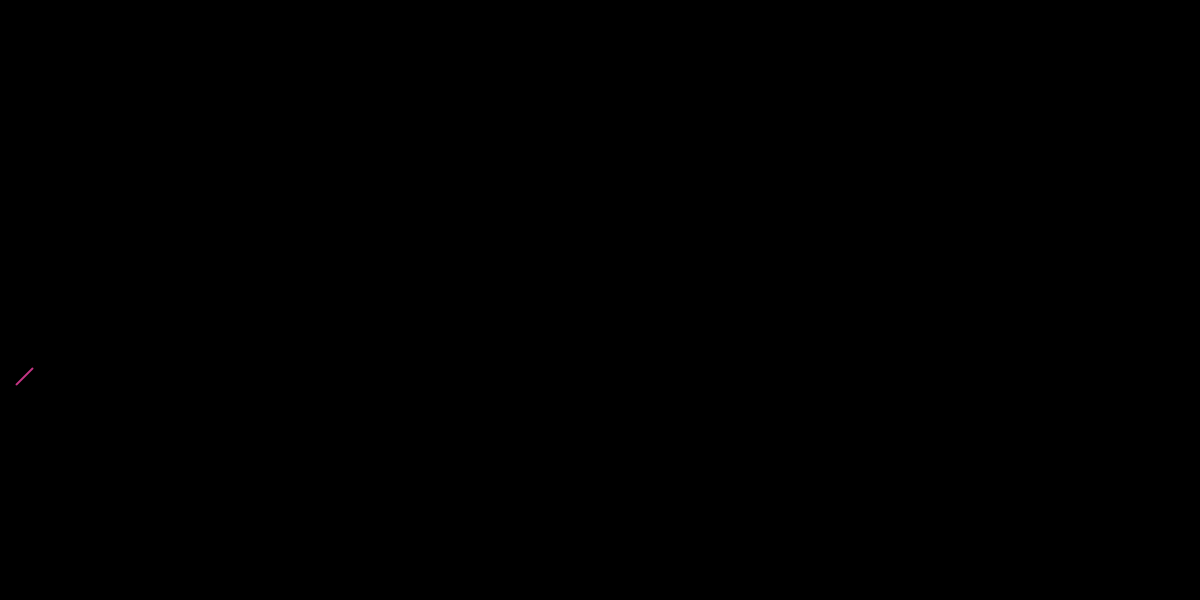
Frame 1 (no input)
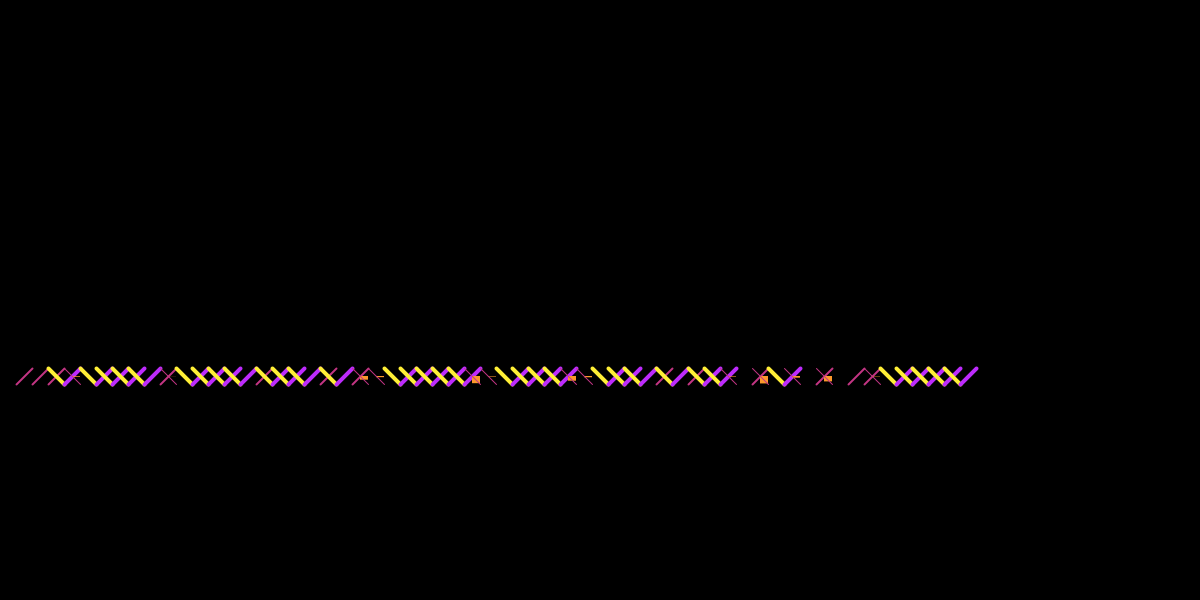
Frame 60 (the mouse pressed at the canvas centre just before this capture)
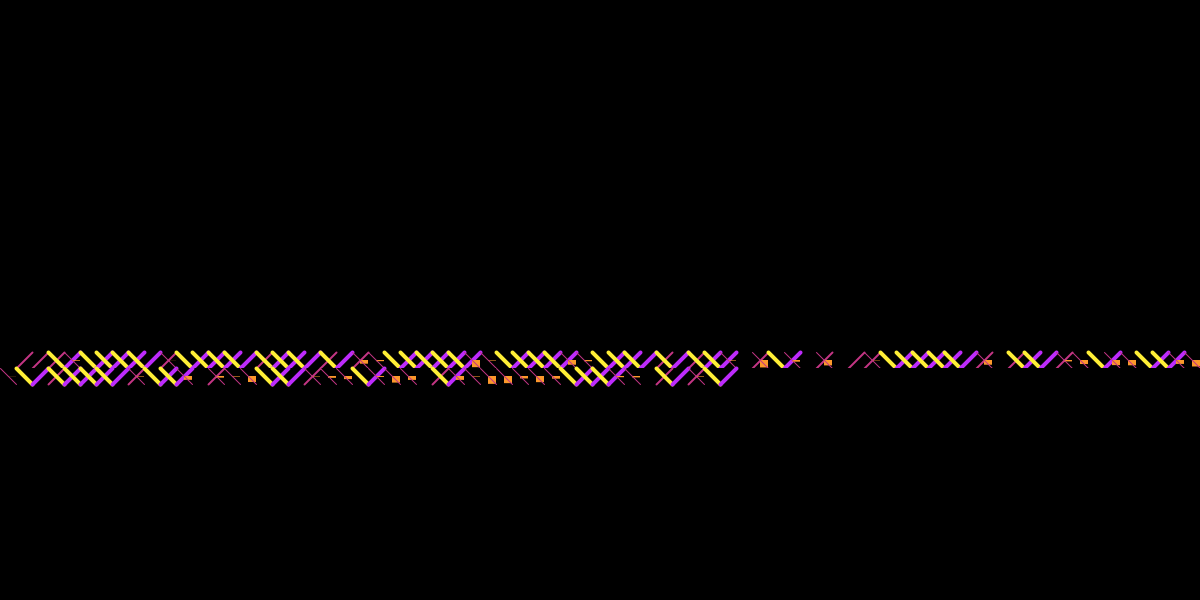
Frame 120 (the mouse held since frame 60 and released just before this capture)

The Processing sketch that drew these frames (run headless with seeded random() and noise(); from frame 60 on, the mouse is pressed at the canvas centre):

// Processing sketch: Variazione2
// ── Variazione2.pde
int w = 16;
int h = 16;
int index = 0;

void setup() {
  size(1200, 600);
  background(0);
  strokeWeight(3);
  stroke(224);
  smooth();
}

void draw() {
  int x1 = w*index;
  int x2 = x1 + w;

  int y1 = h*23;
  int y2 = h*24;

  if (random(1) < 0.5) {
  //prendo un numero random tra 0 e 1 e se è minore di 0.5 
  //disegno due linee più spesse 
    strokeJoin(BEVEL);
    stroke(255, 239, 54);
    strokeWeight(4);
    line(x1, y1, x2, y2);
    stroke(#BD2BFC);
    strokeWeight(4);
    line(x2, y2, x1+16*2, y1);
  } else if (random(3) < 1) {
    //altrimenti, se prendo un numero compreso tra 0 e 3 e questo è minore di 2
    //disegno una linea più sottile
    stroke(#C43584);
    strokeWeight(2);
    line(x2, y2, x1+16*2, y1);
  } else {
    //in tutti gli altri casi viene disegnato un rettangolo di altezza 
    //random tra 0 e 16/2
    fill(#FC982B);
    noStroke();
    rect(x1+8, y1+8, w/2, random( h/2));
    stroke(#C43584);
    strokeWeight(1);
    line(x1, y1, x2, y2);
  }
  index++;
  if (index == width/w) {
    PImage p = get(0, h, width, h*23);
    background(0);
    set(0, 0, p);
    index = 0;
  }
}
